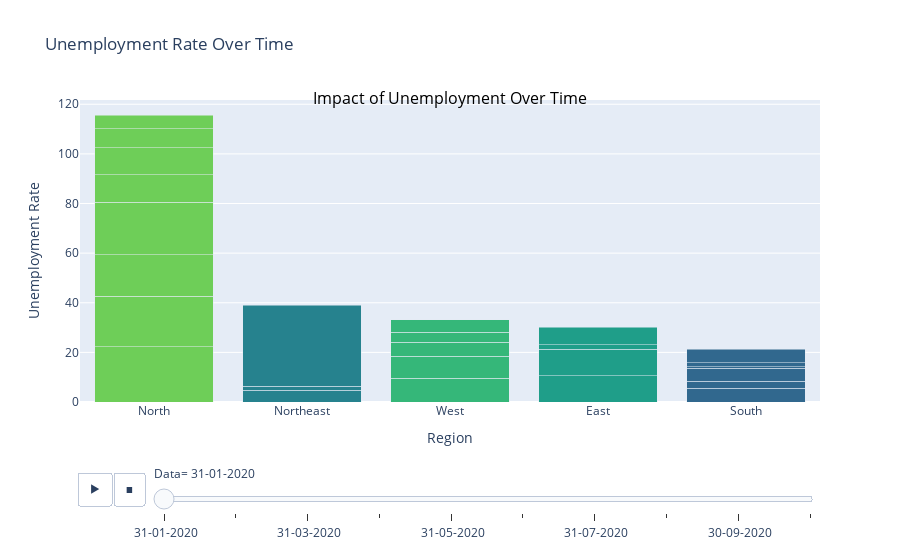

Write notebook code for a chart like this one.
### Code cell
import plotly.express as px

# Assuming df is your DataFrame containing the data
fig = px.bar(df, 
             x='Region', 
             y='Estimated Unemployment Rate', 
             color='Region', 
             animation_frame='Data',  # Use 'Data' instead of 'Date'
             title='Unemployment Rate Over Time', 
             labels={'Estimated Unemployment Rate': 'Unemployment Rate'}, 
             template='plotly', 
             color_discrete_sequence=px.colors.sequential.Viridis,
             category_orders={'Region': ['Region1', 'Region2', 'Region3']})

fig.update_layout(xaxis={'categoryorder': 'total descending'},
                  xaxis_title='Region', 
                  yaxis_title='Unemployment Rate', 
                  barmode='stack', 
                  showlegend=False)

fig.add_annotation(text='Impact of Unemployment Over Time',
                   xref='paper', yref='paper',
                   x=0.5, y=1.05,
                   showarrow=False,
                   font=dict(size=16, color='black'))

fig.show()

### Figure 1 — Plotly figure (JSON) as saved in the notebook; plotly's stock layout.template omitted (floating-point values rounded to 4 significant figures)
{"data": [{"alignmentgroup": "True", "hovertemplate": "Region=%{x}<br>Data= 31-01-2020<br>Unemployment Rate=%{y}<extra></extra>", "legendgroup": "South", "marker": {"color": "#31688e", "pattern": {"shape": ""}}, "name": "South", "offsetgroup": "South", "orientation": "v", "showlegend": true, "textposition": "auto", "type": "bar", "x": ["South", "South", "South", "South", "South", "South"], "xaxis": "x", "y": [5.48, 2.86, 5.31, 0.58, 1.57, 5.49], "yaxis": "y"}, {"alignmentgroup": "True", "hovertemplate": "Region=%{x}<br>Data= 31-01-2020<br>Unemployment Rate=%{y}<extra></extra>", "legendgroup": "Northeast", "marker": {"color": "#26828e", "pattern": {"shape": ""}}, "name": "Northeast", "offsetgroup": "Northeast", "orientation": "v", "showlegend": true, "textposition": "auto", "type": "bar", "x": ["Northeast", "Northeast", "Northeast"], "xaxis": "x", "y": [4.66, 1.66, 32.67], "yaxis": "y"}, {"alignmentgroup": "True", "hovertemplate": "Region=%{x}<br>Data= 31-01-2020<br>Unemployment Rate=%{y}<extra></extra>", "legendgroup": "East", "marker": {"color": "#1f9e89", "pattern": {"shape": ""}}, "name": "East", "offsetgroup": "East", "orientation": "v", "showlegend": true, "textposition": "auto", "type": "bar", "x": ["East", "East", "East", "East"], "xaxis": "x", "y": [10.61, 10.61, 1.9, 6.94], "yaxis": "y"}, {"alignmentgroup": "True", "hovertemplate": "Region=%{x}<br>Data= 31-01-2020<br>Unemployment Rate=%{y}<extra></extra>", "legendgroup": "West", "marker": {"color": "#35b779", "pattern": {"shape": ""}}, "name": "West", "offsetgroup": "West", "orientation": "v", "showlegend": true, "textposition": "auto", "type": "bar", "x": ["West", "West", "West", "West", "West"], "xaxis": "x", "y": [9.65, 8.89, 5.54, 4.11, 4.95], "yaxis": "y"}, {"alignmentgroup": "True", "hovertemplate": "Region=%{x}<br>Data= 31-01-2020<br>Unemployment Rate=%{y}<extra></extra>", "legendgroup": "North", "marker": {"color": "#6ece58", "pattern": {"shape": ""}}, "name": "North", "offsetgroup": "North", "orientation": "v", "showlegend": true, "textposition": "auto", "type": "bar", "x": ["North", "North", "North", "North", "North", "North", "North", "North"], "xaxis": "x", "y": [22.23, 20.34, 16.83, 21.08, 11.11, 10.97, 7.58, 5.49], "yaxis": "y"}], "layout": {"annotations": [{"font": {"color": "black", "size": 16}, "showarrow": false, "text": "Impact of Unemployment Over Time", "x": 0.5, "xref": "paper", "y": 1.05, "yref": "paper"}], "autosize": true, "barmode": "stack", "legend": {"title": {"text": "Region"}, "tracegroupgap": 0}, "showlegend": false, "sliders": [{"active": 0, "currentvalue": {"prefix": "Data="}, "len": 0.9, "pad": {"b": 10, "t": 60}, "steps": [{"args": [[" 31-01-2020"], {"frame": {"duration": 0, "redraw": true}, "fromcurrent": true, "mode": "immediate", "transition": {"duration": 0, "easing": "linear"}}], "label": " 31-01-2020", "method": "animate"}, {"args": [[" 29-02-2020"], {"frame": {"duration": 0, "redraw": true}, "fromcurrent": true, "mode": "immediate", "transition": {"duration": 0, "easing": "linear"}}], "label": " 29-02-2020", "method": "animate"}, {"args": [[" 31-03-2020"], {"frame": {"duration": 0, "redraw": true}, "fromcurrent": true, "mode": "immediate", "transition": {"duration": 0, "easing": "linear"}}], "label": " 31-03-2020", "method": "animate"}, {"args": [[" 30-04-2020"], {"frame": {"duration": 0, "redraw": true}, "fromcurrent": true, "mode": "immediate", "transition": {"duration": 0, "easing": "linear"}}], "label": " 30-04-2020", "method": "animate"}, {"args": [[" 31-05-2020"], {"frame": {"duration": 0, "redraw": true}, "fromcurrent": true, "mode": "immediate", "transition": {"duration": 0, "easing": "linear"}}], "label": " 31-05-2020", "method": "animate"}, {"args": [[" 30-06-2020"], {"frame": {"duration": 0, "redraw": true}, "fromcurrent": true, "mode": "immediate", "transition": {"duration": 0, "easing": "linear"}}], "label": " 30-06-2020", "method": "animate"}, {"args": [[" 31-07-2020"], {"frame": {"duration": 0, "redraw": true}, "fromcurrent": true, "mode": "immediate", "transition": {"duration": 0, "easing": "linear"}}], "label": " 31-07-2020", "method": "animate"}, {"args": [[" 31-08-2020"], {"frame": {"duration": 0, "redraw": true}, "fromcurrent": true, "mode": "immediate", "transition": {"duration": 0, "easing": "linear"}}], "label": " 31-08-2020", "method": "animate"}, {"args": [[" 30-09-2020"], {"frame": {"duration": 0, "redraw": true}, "fromcurrent": true, "mode": "immediate", "transition": {"duration": 0, "easing": "linear"}}], "label": " 30-09-2020", "method": "animate"}, {"args": [[" 31-10-2020"], {"frame": {"duration": 0, "redraw": true}, "fromcurrent": true, "mode": "immediate", "transition": {"duration": 0, "easing": "linear"}}], "label": " 31-10-2020", "method": "animate"}], "x": 0.1, "xanchor": "left", "y": 0, "yanchor": "top"}], "title": {"text": "Unemployment Rate Over Time"}, "updatemenus": [{"buttons": [{"args": [null, {"frame": {"duration": 500, "redraw": true}, "fromcurrent": true, "mode": "immediate", "transition": {"duration": 500, "easing": "linear"}}], "label": "&#9654;", "method": "animate"}, {"args": [[null], {"frame": {"duration": 0, "redraw": true}, "fromcurrent": true, "mode": "immediate", "transition": {"duration": 0, "easing": "linear"}}], "label": "&#9724;", "method": "animate"}], "direction": "left", "pad": {"r": 10, "t": 70}, "showactive": false, "type": "buttons", "x": 0.1, "xanchor": "right", "y": 0, "yanchor": "top"}], "xaxis": {"anchor": "y", "autorange": true, "categoryarray": ["Region1", "Region2", "Region3", "South", "Northeast", "East", "West", "North"], "categoryorder": "total descending", "domain": [0, 1], "range": [-0.5, 4.5], "title": {"text": "Region"}, "type": "category"}, "yaxis": {"anchor": "x", "autorange": true, "domain": [0, 1], "range": [0, 121.7], "title": {"text": "Unemployment Rate"}, "type": "linear"}}}
